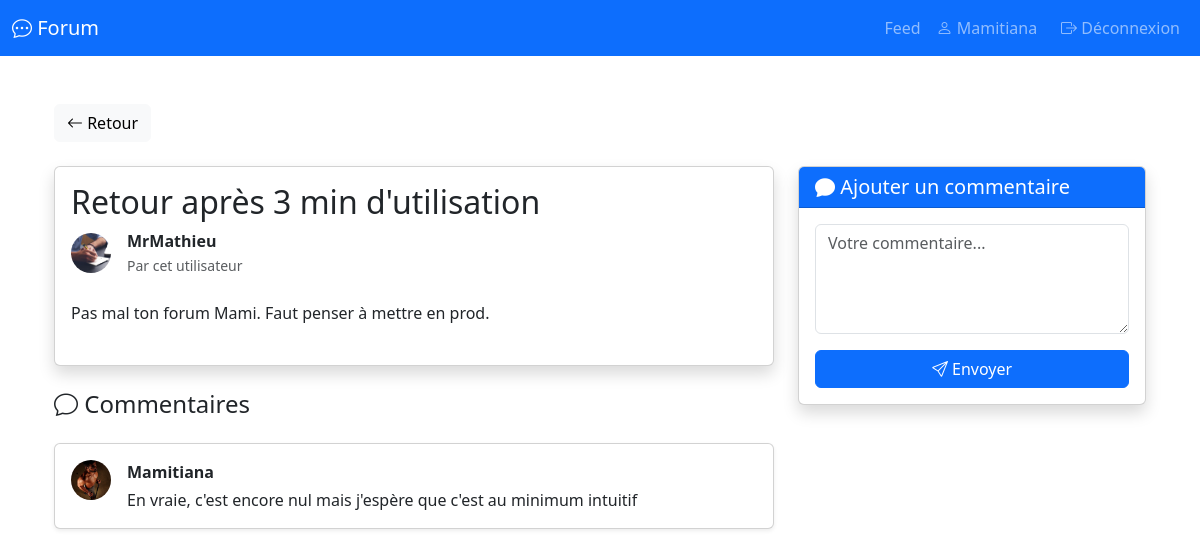
Screenshot of /orphee/POO/TP-CRUD/post/detail/2 (signed in) with the database file from the repository.
### tables this page shows
CREATE TABLE `comment` (
  `id_comment` int NOT NULL,
  `content` text NOT NULL,
  `author_id` int NOT NULL,
  `post_id` int NOT NULL
);

CREATE TABLE `user` (
  `id_user` int NOT NULL,
  `pseudo` varchar(255) NOT NULL,
  `email` varchar(255) NOT NULL,
  `password` varchar(255) NOT NULL,
  `avatar` varchar(255) NOT NULL
);

CREATE TABLE `post` (
  `id_post` int NOT NULL,
  `title` varchar(255) NOT NULL,
  `content` text NOT NULL,
  `author_id` int NOT NULL
);

### Core/Controller.php (called while the page is built, shortened)
<?php
class Controller
{
    public function render($layout, $template, $params = [])
    {
        extract($params);
        require_once ROOT_PATH . '/App/View/' . $template;
        $content = ob_get_clean();
        require_once ROOT_PATH . '/App/View/' . $layout;
        return ob_end_flush();
    }
}

### App/Controller/PostController.php (called while the page is built, shortened)
<?php
class PostController extends Controller
{
    private $postService;
    public function __construct()
    {
        $this->postService = new PostService;
    }
    public function detail($id)
    {
        $post = $this->postService->getPostById($id);
        $comments = $this->postService->getCommentsByPost($id);
        $session = new Session;
        $user = $session->get('user');
        $isAuthor = $user && $user->id_user == $post->author_id;
        return $this->render('layout.php', 'post/detail-post.php', [
            'post' => $post,
            'comments' => $comments,
            'isAuthor' => $isAuthor,
        ]);
    }
}

### Core/Router.php (called while the page is built, shortened)
<?php
class Router
{
    public function route()
    {
        $url = $_SERVER['REQUEST_URI'];
        $url = strtok($url, '?');
        if(strpos($url, '/orphee/POO/TP-CRUD') === 0) {
            $url = substr($url, strlen('/orphee/POO/TP-CRUD'));
        }
        $url = ltrim($url, '/');
        $segments = explode('/', $url);
        $methodName = (isset($segments[1]) && $segments[1] != '') ? $segments[1] : 'index';
        $controller = new $controllerClass;
        $params = array_slice($segments, 2);
        call_user_func_array([$controller, $methodName], $params);
    }
}

### index.php (called while the page is built, shortened)
<?php
$router = new Core\Router;
$router->route();

### Core/Model.php (called while the page is built, shortened)
<?php
class Model
{
    protected $db;
    public function __construct()
    {
        if(!$this->db) {
            $infos = simplexml_load_file(ROOT_PATH .'/Core/config.xml');
            try {
                $this->db = new \PDO('mysql:host=' . $infos->host . ';dbname=' . $infos->db, $infos->user, $infos->password, [
                    \PDO::ATTR_ERRMODE => \PDO::ERRMODE_EXCEPTION,
                    \PDO::MYSQL_ATTR_INIT_COMMAND => 'SET NAMES utf8'
                ]);
            } catch(\PDOException $e) {
                exit('Erreur de connexion : ' . $e->getMessage());
            }
        }
    }
}

### App/Service/PostService.php (called while the page is built, shortened)
<?php
class PostService
{
    private $postModel;
    private $commentModel;
    public function __construct()
    {
        $this->postModel = new Post;
        $this->commentModel = new Comment;
    }
    public function getPostById($id)
    {
        return $this->postModel->SelectById($id);
    }
    public function getCommentsByPost($postId)
    {
        return $this->commentModel->SelectByPost($postId);
    }
}

### App/Model/Post.php (called while the page is built, shortened)
<?php
class Post extends Model
{
    public function SelectById($id)
    {
        $data = $this->db->prepare("SELECT p.*, u.pseudo, u.avatar, u.id_user FROM post p JOIN user u ON p.author_id = u.id_user WHERE p.id_post = ?");
        $data->execute([$id]);
        return $data->fetch(\PDO::FETCH_OBJ);
    }
}

### App/Model/Comment.php (called while the page is built, shortened)
<?php
class Comment extends Model
{
    public function SelectByPost($postId)
    {
        $data = $this->db->prepare("SELECT c.*, u.pseudo, u.avatar FROM comment c JOIN user u ON c.author_id = u.id_user WHERE c.post_id = ? ORDER BY c.id_comment ASC");
        $data->execute([$postId]);
        return $data->fetchAll(\PDO::FETCH_OBJ);
    }
}

### Core/Session.php (called while the page is built, shortened)
<?php
class Session
{
    public function get($index)
    {
        return isset($_SESSION[$index]) ? $_SESSION[$index] : null;
    }
    public function has($index)
    {
        return isset($_SESSION[$index]);
    }
}

### App/View/post/detail-post.php (the view, shortened to what this page needs)
<div class="container mt-5">
    <a href="<?= ROOT_URL ?>/post" class="btn btn-light mb-4">
        <i class="bi bi-arrow-left"></i> Retour
    </a>
    <div class="row">
        <div class="col-md-8">
            <div class="card shadow mb-4">
                <div class="card-body">
                    <h2><?= htmlspecialchars($post->title) ?></h2>
                    <div class="d-flex align-items-center mb-4">
                        <?php if ($post->avatar): ?>
                            <img src="<?= ROOT_URL ?>/public/images/<?= htmlspecialchars($post->avatar) ?>" alt="Avatar" class="rounded-circle me-3" style="width: 40px; height: 40px; object-fit: cover;">
                        <?php else: ?>
                            <div class="rounded-circle bg-secondary me-3 d-flex align-items-center justify-content-center" style="width: 40px; height: 40px;">
                                <i class="bi bi-person-fill text-white"></i>
                            </div>
                        <?php endif; ?>
                        <div>
                            <p class="mb-0"><strong><?= htmlspecialchars($post->pseudo) ?></strong></p>
                            <small class="text-muted">Par cet utilisateur</small>
                        </div>
                    </div>
                    <div class="card-text mb-4">
                        <?= nl2br(htmlspecialchars($post->content)) ?>
                    </div>
                </div>
            </div>
            <h4 class="mb-4"><i class="bi bi-chat"></i> Commentaires</h4>
            <?php if (empty($comments)): ?>
                <p class="text-muted">Aucun commentaire pour le moment.</p>
            <?php else: ?>
                <?php foreach ($comments as $comment): ?>
                    <div class="card shadow-sm mb-3">
                        <div class="card-body">
                            <div class="d-flex align-items-start">
                                <?php if ($comment->avatar): ?>
                                    <img src="<?= ROOT_URL ?>/public/images/<?= htmlspecialchars($comment->avatar) ?>" alt="Avatar" class="rounded-circle me-3" style="width: 40px; height: 40px; object-fit: cover;">
                                <?php else: ?>
                                    <div class="rounded-circle bg-secondary me-3 d-flex align-items-center justify-content-center" style="width: 40px; height: 40px;">
                                        <i class="bi bi-person-fill text-white"></i>
                                    </div>
                                <?php endif; ?>
                                <div class="flex-grow-1">
                                    <p class="mb-1"><strong><?= htmlspecialchars($comment->pseudo) ?></strong></p>
                                    <p class="card-text"><?= nl2br(htmlspecialchars($comment->content)) ?></p>
                                </div>
                            </div>
                        </div>
                    </div>
                <?php endforeach; ?>
            <?php endif; ?>
        </div>
        <div class="col-md-4">
            <div class="card shadow">
                <div class="card-header bg-primary text-white">
                    <h5 class="mb-0"><i class="bi bi-chat-fill"></i> Ajouter un commentaire</h5>
                </div>
                <div class="card-body">
                    <?php
                    $session = new \Core\Session();
                    if ($session->has('user')):
                    ?>
                        <form method="POST" action="<?= ROOT_URL ?>/post/addComment/<?= $post->id_post ?>">
                            <div class="mb-3">
                                <textarea name="content" class="form-control" rows="4" placeholder="Votre commentaire..." required></textarea>
                            </div>
                            <button type="submit" class="btn btn-primary w-100">
                                <i class="bi bi-send"></i> Envoyer
                            </button>
                        </form>
                    <?php else: ?>
                        <p class="text-muted">
                            <a href="<?= ROOT_URL ?>/user/connexion">Connectez-vous</a> pour ajouter un commentaire.
                        </p>
                    <?php endif; ?>
                </div>
            </div>
        </div>
    </div>
</div>

### App/View/layout.php (shortened to what this page needs)
<!doctype html>
<html lang="fr">
<head>
    <link href="https://cdn.jsdelivr.net/npm/bootstrap@5.3.8/dist/css/bootstrap.min.css" rel="stylesheet">
    <link rel="stylesheet" href="https://cdn.jsdelivr.net/npm/bootstrap-icons@1.13.1/font/bootstrap-icons.min.css">
</head>
<body>
    <nav class="navbar navbar-expand-lg navbar-dark bg-primary">
        <div class="container-fluid">
            <a class="navbar-brand" href="<?= ROOT_URL."/" ?>">
                <i class="bi bi-chat-dots"></i> Forum
            </a>
            <div class="collapse navbar-collapse" id="navbarNav">
                <ul class="navbar-nav ms-auto">
                    <li class="nav-item">
                        <a class="nav-link" href="<?= ROOT_URL."/post" ?>">
                            Feed
                        </a>
                    </li>
                    <?php
                    $session = new \Core\Session();
                    if ($session->has('user')):
                        $user = $session->get('user');
                    ?>
                        <li class="nav-item">
                            <a class="nav-link" href="<?= ROOT_URL."/user/profil" ?>">
                                <i class="bi bi-person"></i> <?= htmlspecialchars($user->pseudo) ?>
                            </a>
                        </li>
                    <?php endif; ?>
                </ul>
                <ul class="navbar-nav">
                    <?php if ($session->has('user')): ?>
                        <li class="nav-item">
                            <a class="nav-link btn btn-danger btn-sm ms-2" href="<?= ROOT_URL."/user/deconnexion" ?>">
                                <i class="bi bi-box-arrow-right"></i> Déconnexion
                            </a>
                        </li>
                    <?php endif; ?>
                </ul>
            </div>
        </div>
    </nav>
    <div class="container">
        <?= $content ?>
    </div>
</body>
</html>

### rows the page displays
comment: author.pseudo "Mamitiana", author.avatar (picture), content "En vraie, c'est encore nul mais j'espère que c'est au minimum intuitif"
post: title "Retour après 3 min d'utilisation", author.avatar (picture), author.pseudo "MrMathieu", content "Pas mal ton forum Mami. Faut penser à mettre en prod."
